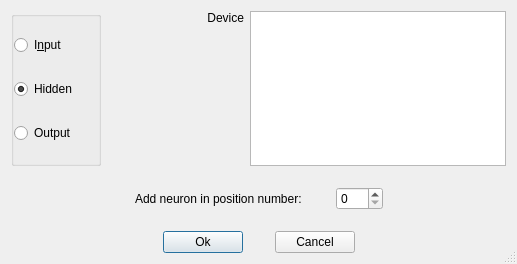
<?xml version="1.0" encoding="UTF-8"?>
<ui version="4.0">
 <class>addNeuronDialog</class>
 <widget class="QDialog" name="addNeuronDialog">
  <property name="geometry">
   <rect>
    <x>0</x>
    <y>0</y>
    <width>517</width>
    <height>264</height>
   </rect>
  </property>
  <property name="windowTitle">
   <string>Add Neuron</string>
  </property>
  <property name="sizeGripEnabled">
   <bool>true</bool>
  </property>
  <layout class="QVBoxLayout">
   <property name="spacing">
    <number>21</number>
   </property>
   <property name="leftMargin">
    <number>11</number>
   </property>
   <property name="topMargin">
    <number>11</number>
   </property>
   <property name="rightMargin">
    <number>11</number>
   </property>
   <property name="bottomMargin">
    <number>11</number>
   </property>
   <item>
    <layout class="QGridLayout">
     <property name="leftMargin">
      <number>0</number>
     </property>
     <property name="topMargin">
      <number>0</number>
     </property>
     <property name="rightMargin">
      <number>0</number>
     </property>
     <property name="bottomMargin">
      <number>0</number>
     </property>
     <property name="spacing">
      <number>6</number>
     </property>
     <item row="0" column="1">
      <spacer>
       <property name="orientation">
        <enum>Qt::Horizontal</enum>
       </property>
       <property name="sizeType">
        <enum>QSizePolicy::Expanding</enum>
       </property>
       <property name="sizeHint" stdset="0">
        <size>
         <width>100</width>
         <height>20</height>
        </size>
       </property>
      </spacer>
     </item>
     <item row="1" column="2">
      <spacer>
       <property name="orientation">
        <enum>Qt::Vertical</enum>
       </property>
       <property name="sizeType">
        <enum>QSizePolicy::Expanding</enum>
       </property>
       <property name="sizeHint" stdset="0">
        <size>
         <width>20</width>
         <height>91</height>
        </size>
       </property>
      </spacer>
     </item>
     <item row="0" column="2">
      <widget class="QLabel" name="TextLabel1">
       <property name="maximumSize">
        <size>
         <width>500</width>
         <height>50</height>
        </size>
       </property>
       <property name="text">
        <string>Device</string>
       </property>
       <property name="alignment">
        <set>Qt::AlignRight|Qt::AlignTop|Qt::AlignTrailing</set>
       </property>
       <property name="wordWrap">
        <bool>false</bool>
       </property>
      </widget>
     </item>
     <item row="0" column="3" rowspan="2">
      <widget class="QListWidget" name="devListBox" native="true">
       <property name="currentItem" stdset="0">
        <number>-1</number>
       </property>
      </widget>
     </item>
     <item row="0" column="0" rowspan="2">
      <widget class="QGroupBox" name="groupBoxLayer">
       <property name="sizePolicy">
        <sizepolicy hsizetype="Expanding" vsizetype="Preferred">
         <horstretch>0</horstretch>
         <verstretch>0</verstretch>
        </sizepolicy>
       </property>
       <layout class="QVBoxLayout">
        <property name="spacing">
         <number>6</number>
        </property>
        <property name="leftMargin">
         <number>0</number>
        </property>
        <property name="topMargin">
         <number>0</number>
        </property>
        <property name="rightMargin">
         <number>0</number>
        </property>
        <property name="bottomMargin">
         <number>0</number>
        </property>
        <item>
         <widget class="QRadioButton" name="radioLayerInput">
          <property name="text">
           <string>I&amp;nput</string>
          </property>
         </widget>
        </item>
        <item>
         <widget class="QRadioButton" name="radioLayerHidden">
          <property name="text">
           <string>Hidden</string>
          </property>
          <property name="checked">
           <bool>true</bool>
          </property>
         </widget>
        </item>
        <item>
         <widget class="QRadioButton" name="radioLayerOutput">
          <property name="text">
           <string>Output</string>
          </property>
         </widget>
        </item>
       </layout>
      </widget>
     </item>
    </layout>
   </item>
   <item>
    <layout class="QHBoxLayout">
     <property name="spacing">
      <number>34</number>
     </property>
     <property name="leftMargin">
      <number>0</number>
     </property>
     <property name="topMargin">
      <number>0</number>
     </property>
     <property name="rightMargin">
      <number>0</number>
     </property>
     <property name="bottomMargin">
      <number>0</number>
     </property>
     <item>
      <spacer>
       <property name="orientation">
        <enum>Qt::Horizontal</enum>
       </property>
       <property name="sizeType">
        <enum>QSizePolicy::Expanding</enum>
       </property>
       <property name="sizeHint" stdset="0">
        <size>
         <width>40</width>
         <height>20</height>
        </size>
       </property>
      </spacer>
     </item>
     <item>
      <widget class="QLabel" name="addNeuronLabel">
       <property name="text">
        <string>Add neuron in position number:</string>
       </property>
       <property name="wordWrap">
        <bool>false</bool>
       </property>
      </widget>
     </item>
     <item>
      <widget class="QSpinBox" name="SpinBox1">
       <property name="minimum">
        <number>0</number>
       </property>
       <property name="maximum">
        <number>999</number>
       </property>
       <property name="value">
        <number>0</number>
       </property>
      </widget>
     </item>
     <item>
      <spacer>
       <property name="orientation">
        <enum>Qt::Horizontal</enum>
       </property>
       <property name="sizeType">
        <enum>QSizePolicy::Expanding</enum>
       </property>
       <property name="sizeHint" stdset="0">
        <size>
         <width>40</width>
         <height>20</height>
        </size>
       </property>
      </spacer>
     </item>
    </layout>
   </item>
   <item>
    <layout class="QHBoxLayout">
     <property name="spacing">
      <number>32</number>
     </property>
     <property name="leftMargin">
      <number>0</number>
     </property>
     <property name="topMargin">
      <number>0</number>
     </property>
     <property name="rightMargin">
      <number>0</number>
     </property>
     <property name="bottomMargin">
      <number>0</number>
     </property>
     <item>
      <spacer>
       <property name="orientation">
        <enum>Qt::Horizontal</enum>
       </property>
       <property name="sizeType">
        <enum>QSizePolicy::Expanding</enum>
       </property>
       <property name="sizeHint" stdset="0">
        <size>
         <width>101</width>
         <height>20</height>
        </size>
       </property>
      </spacer>
     </item>
     <item>
      <widget class="QPushButton" name="buttonAddNeuronOK">
       <property name="text">
        <string>Ok</string>
       </property>
      </widget>
     </item>
     <item>
      <widget class="QPushButton" name="buttonAddNeuronCancel">
       <property name="text">
        <string>Cancel</string>
       </property>
      </widget>
     </item>
     <item>
      <spacer>
       <property name="orientation">
        <enum>Qt::Horizontal</enum>
       </property>
       <property name="sizeType">
        <enum>QSizePolicy::Expanding</enum>
       </property>
       <property name="sizeHint" stdset="0">
        <size>
         <width>100</width>
         <height>20</height>
        </size>
       </property>
      </spacer>
     </item>
    </layout>
   </item>
  </layout>
 </widget>
 <layoutdefault spacing="6" margin="11"/>
 
 <customwidgets/>
 <tabstops>
  <tabstop>radioLayerHidden</tabstop>
  <tabstop>devListBox</tabstop>
  <tabstop>SpinBox1</tabstop>
  <tabstop>buttonAddNeuronOK</tabstop>
  <tabstop>buttonAddNeuronCancel</tabstop>
 </tabstops>
 <resources/>
 <connections/>
</ui>
